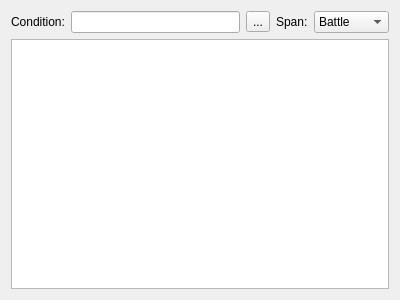
<?xml version="1.0" encoding="UTF-8"?>
<ui version="4.0">
 <class>TroopEventPage</class>
 <widget class="QWidget" name="TroopEventPage">
  <property name="geometry">
   <rect>
    <x>0</x>
    <y>0</y>
    <width>400</width>
    <height>300</height>
   </rect>
  </property>
  <property name="windowTitle">
   <string>Form</string>
  </property>
  <layout class="QGridLayout" name="gridLayout_2">
   <item row="0" column="0">
    <layout class="QGridLayout" name="gridLayout">
     <item row="0" column="1">
      <widget class="QLineEdit" name="line_condition">
       <property name="readOnly">
        <bool>true</bool>
       </property>
      </widget>
     </item>
     <item row="0" column="4">
      <widget class="QComboBox" name="combo_span">
       <item>
        <property name="text">
         <string>Battle</string>
        </property>
       </item>
       <item>
        <property name="text">
         <string>Turn</string>
        </property>
       </item>
       <item>
        <property name="text">
         <string>Moment</string>
        </property>
       </item>
      </widget>
     </item>
     <item row="0" column="0">
      <widget class="QLabel" name="label">
       <property name="text">
        <string>Condition:</string>
       </property>
      </widget>
     </item>
     <item row="0" column="2">
      <widget class="QToolButton" name="button_condition">
       <property name="text">
        <string>...</string>
       </property>
      </widget>
     </item>
     <item row="0" column="3">
      <widget class="QLabel" name="label_2">
       <property name="text">
        <string>Span:</string>
       </property>
      </widget>
     </item>
     <item row="1" column="0" colspan="5">
      <widget class="QListView" name="list"/>
     </item>
    </layout>
   </item>
  </layout>
 </widget>
 <resources/>
 <connections/>
</ui>
